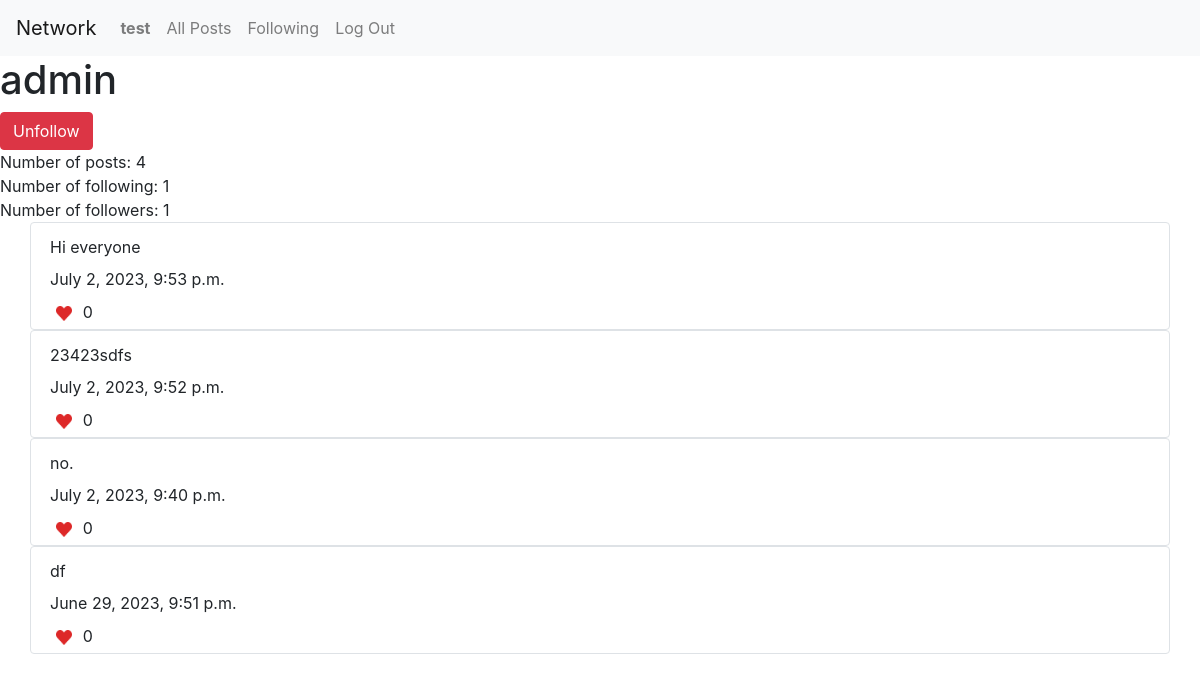
Page /user/admin (signed in) on the committed database.
### network/models.py (models this page shows)
class User(AbstractUser):
    number_of_followers = models.PositiveIntegerField(default=0)
    number_of_following = models.PositiveIntegerField(default=0)
    followers = models.ManyToManyField('self', symmetrical=False, related_name="user_followers")
    following = models.ManyToManyField('self', symmetrical=False, related_name="user_following")

class Post(models.Model):
    user = models.ForeignKey(User, null=True, on_delete=models.SET_NULL)
    text = models.CharField(max_length=250)
    date = models.DateTimeField()
    likes = models.PositiveIntegerField(default=0)

### network/views.py (the view)
# urls.py: path("user/<str:username>", views.userpage, name="userpage"),
def userpage(request, username):
    if request.method == "POST":
        return HttpResponseRedirect(reverse("index"))
    else:
        user_general = User.objects.get(username=username)
        logged_user = User.objects.get(username=request.user.username)
        posts = Post.objects.filter(user=user_general).order_by('-date')
        is_following = logged_user.following.filter(username=user_general.username).exists()
        return render(request, "network/userpage.html", {
            "user_general": user_general,
            "logged_user": request.user,
            "posts": posts,
            "is_following": is_following
        })

### network/templates/network/userpage.html (shortened to what this page needs)
{% extends "network/layout.html" %}
{% load static %}
{% block body %}
    <h1>{{ user_general.username }} </h1>
    {% if logged_user.username != user_general.username %}
        <form id="follow_form">
            <input class="btn btn-success" type="hidden" value="Follow" id="follow_button">
        </form>
    {% endif %}
    <div>
    Number of posts: {{ posts.count }} <br>
    Number of following: {{ user_general.following.count }} <br>
    Number of followers: <span id="followers-count">{{ user_general.followers.count }}</span>
    </div>
    {% for post in posts %}
        <div class="flex-column-reverse container border rounded">
            <div class="p-1">{{ post.user_general.username }}</div>
            <div class="p-1">{{ post.text }}</div>
            <div class="p-1">{{ post.date }} </div>
            <div class="p-1">
                <button class="likebutton">
                    <img class="hearticon" src="{% static 'network/media/heart.png' %}" alt="heart button">
                </button>
                {{ post.likes }}
            </div>
        </div>
        {% endfor %}
{% endblock %}

### network/templates/network/layout.html (shortened to what this page needs)
{% load static %}
<!DOCTYPE html>
<html lang="en">
    <head>
        <link rel="stylesheet" href="https://stackpath.bootstrapcdn.com/bootstrap/4.4.1/css/bootstrap.min.css">
        <link href="{% static 'network/styles.css' %}" rel="stylesheet">
    </head>
    <body>
        <nav class="navbar navbar-expand-lg navbar-light bg-light">
            <a class="navbar-brand" href="#">Network</a>
            <div>
              <ul class="navbar-nav mr-auto">
                {% if user.is_authenticated %}
                    <li class="nav-item">
                        <a class="nav-link" href="{% url 'userpage' user.username %}"><strong>{{ user.username }}</strong></a>
                    </li>
                {% endif %}
                <li class="nav-item">
                  <a class="nav-link" href="{% url 'index' %}">All Posts</a>
                </li>
                {% if user.is_authenticated %}
                    <li class="nav-item">
                        <a class="nav-link" href="{% url 'following_posts' %}">Following</a>
                    </li>
                    <li class="nav-item">
                        <a class="nav-link" href="{% url 'logout' %}">Log Out</a>
                    </li>
                {% endif %}
              </ul>
            </div>
          </nav>
        <div class="body">
            {% block body %}
            {% endblock %}
        </div>
    </body>
</html>

### network/static/network/styles.css (style rules this page uses)
.likebutton { background-color: transparent; background-repeat: no-repeat; border: none; cursor: pointer; overflow: hidden; outline: none; }
.hearticon { height: 15px; width: auto; transition: 100ms; }

### rows in the picture
User: username "test"
User: username "admin", following.count "1", followers.count "1"
Post: text "Hi everyone", date "July 2, 2023, 9:53 p.m.", likes "0"
Post: text "23423sdfs", date "July 2, 2023, 9:52 p.m.", likes "0"
Post: text "no.", date "July 2, 2023, 9:40 p.m.", likes "0"
Post: text "df", date "June 29, 2023, 9:51 p.m.", likes "0"

### other values in the picture
{{ posts.count }} "4"
